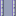

A 2D game scene composited from a Tiled map and its tileset images. What follows is a short description and the map's XML, with every tile layer's data as written:
An orthogonal 1x1 tile map with 16x16 px tiles, 1 tile layer (Tile Layer 1).

<map version="1.5" tiledversion="1.7.2" orientation="orthogonal" renderorder="right-down" width="1" height="1" tilewidth="16" tileheight="16" infinite="0" nextlayerid="2" nextobjectid="1">
 <tileset firstgid="1" name="aw2.png" tilewidth="16" tileheight="16" tilecount="512" columns="32">
  <image source="aw2.png" trans="ffffff" width="512" height="256" />
 </tileset>
 <layer id="1" name="Tile Layer 1" width="1" height="1">
  <data>
   <tile gid="23" />
  </data>
 </layer>
</map>
